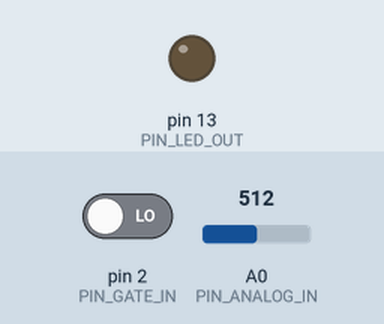
This sketch was run on a simulated Arduino Pro Mini, built with avr-gcc and run on an emulated ATmega328P. Shown: output pins drawn as LEDs (lit = HIGH). The inputs (shaded band) are chosen by the test bench; at power-on: pin 2 (PIN_GATE_IN) LOW, A0 (PIN_ANALOG_IN) = 512. What the sketch prints to the serial monitor is not drawn.

Above: at 1.2 s.
1.3 s: pin 2 (PIN_GATE_IN) driven HIGH
At 1.9 s:
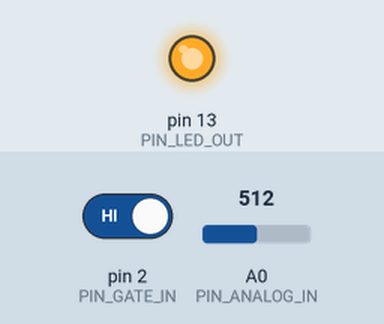
2.8 s: pin 2 (PIN_GATE_IN) driven LOW
At 3.2 s:
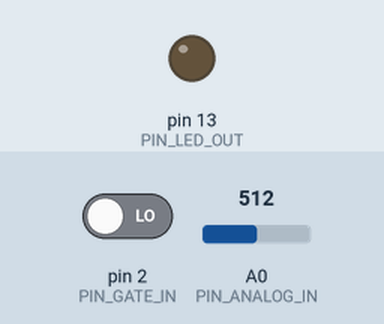
Timing chart, 0 to 5.8 s (numbered marks = the images above; inputs shaded):
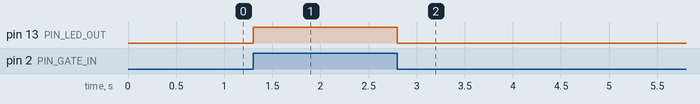

Measured:
- after the input at 1.3 s, pin 13 (PIN_LED_OUT): LOW → HIGH at once
- after the input at 2.8 s, pin 13 (PIN_LED_OUT): HIGH → LOW at once

The sketch:

sound_detector_demo.ino
```cpp
// (licence header left out)
 // Define hardware connections
#define PIN_GATE_IN 2
#define IRQ_GATE_IN  0
#define PIN_LED_OUT 13
#define PIN_ANALOG_IN A0

// soundISR()
// This function is installed as an interrupt service routine for the pin
// change interrupt.  When digital input 2 changes state, this routine
// is called.
// It queries the state of that pin, and sets the onboard LED to reflect that
// pin's state.
void soundISR()
{
  int pin_val;

  pin_val = digitalRead(PIN_GATE_IN);
  digitalWrite(PIN_LED_OUT, pin_val);
}

void setup()
{
  Serial.begin(9600);

  //  Configure LED pin as output
  pinMode(PIN_LED_OUT, OUTPUT);

  // configure input to interrupt
  pinMode(PIN_GATE_IN, INPUT);
  attachInterrupt(IRQ_GATE_IN, soundISR, CHANGE);

  // Display status
  //Serial.println("Initialized");
}

void loop()
{
  int value;

  // Check the envelope input
  value = analogRead(PIN_ANALOG_IN);
  Serial.println(value);
  // pause for 1 second
  delay(100);
}
```
